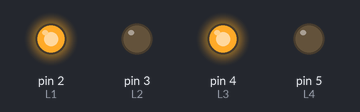
A sketch run on a simulated Arduino Uno, built with avr-gcc and run on an emulated ATmega328P. On the bench: output pins drawn as LEDs (lit = HIGH).

Above: at 0.2 s.
At 3.2 s:
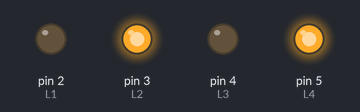
Timing chart, 0 to 4.6 s (numbered marks = the images above):
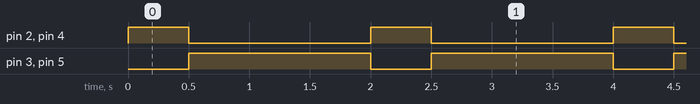

Measured:
- by itself, pin 2 (L1), pin 4 (L3): alternates HIGH for 0.50 s and LOW for 1.5 s
- by itself, pin 3 (L2), pin 5 (L4): alternates HIGH for 1.5 s and LOW for 0.50 s

The sketch:

LedSequencer.ino
```cpp
#define L1 2
#define L2 3
#define L3 4
#define L4 5

struct Frame{
  bool Led1;
  bool Led2;
  bool Led3;
  bool Led4;

  Frame(bool led1, bool led2, bool led3, bool led4){
    Led1 = led1;
    Led2 = led2;
    Led3 = led3;
    Led4 = led4;
  }
};

class Sequence{
  const Frame* framesArray;
  short framesArrayCount;

  public:
    Sequence(const Frame* arr, short count){
      framesArray = arr;
      framesArrayCount = count;
    }

    // put in loop function!!
    void Run(short crossFrameDelay, short repetationDelay) const {
      for(int i = 0; i < framesArrayCount; i++){
        const Frame& currentFrame = framesArray[i]; // get the current frame REFERENCE, not copy.

        digitalWrite(L1, currentFrame.Led1 ? HIGH : LOW); // ternary operator
        digitalWrite(L2, currentFrame.Led2 ? HIGH : LOW);
        digitalWrite(L3, currentFrame.Led3 ? HIGH : LOW);
        digitalWrite(L4, currentFrame.Led4 ? HIGH : LOW);


        delay(crossFrameDelay);
      }

      delay(repetationDelay); // Note: repetationDelay is accumulated on top of crossFrameDelay after the last frame is executed.
    }
};

// Since frames and sequence is needed in the whole duration of the program, they are declared in the stack memory. no need to free them.

Frame frames[] =
{
  Frame(true, false, true, false),
  Frame(false, true, false, true)
};

Sequence sequence(frames, sizeof(frames) / sizeof(Frame));

void setup() {
  // put your setup code here, to run once:
  pinMode(L1, OUTPUT);
  pinMode(L2, OUTPUT);
  pinMode(L3, OUTPUT);
  pinMode(L4, OUTPUT);
}

void loop() {
  // put your main code here, to run repeatedly:
  sequence.Run(500, 1000);
}
```
